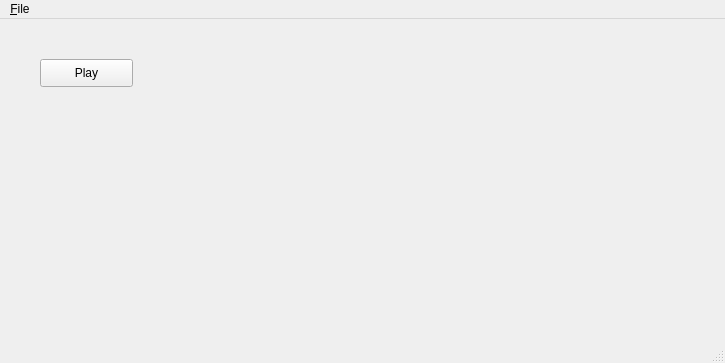
<?xml version="1.0" encoding="UTF-8"?>
<ui version="4.0">
 <class>MainWindow</class>
 <widget class="QMainWindow" name="MainWindow">
  <property name="geometry">
   <rect>
    <x>0</x>
    <y>0</y>
    <width>725</width>
    <height>363</height>
   </rect>
  </property>
  <property name="windowTitle">
   <string>MainWindow</string>
  </property>
  <widget class="QWidget" name="centralwidget">
   <widget class="QPushButton" name="play_button">
    <property name="geometry">
     <rect>
      <x>40</x>
      <y>40</y>
      <width>93</width>
      <height>28</height>
     </rect>
    </property>
    <property name="text">
     <string>Play</string>
    </property>
   </widget>
  </widget>
  <widget class="QMenuBar" name="menubar">
   <property name="geometry">
    <rect>
     <x>0</x>
     <y>0</y>
     <width>725</width>
     <height>26</height>
    </rect>
   </property>
   <widget class="QMenu" name="menuFile">
    <property name="title">
     <string>&amp;File</string>
    </property>
    <addaction name="action_open"/>
    <addaction name="action_quit"/>
   </widget>
   <addaction name="menuFile"/>
  </widget>
  <widget class="QStatusBar" name="statusbar"/>
  <action name="action_open">
   <property name="text">
    <string>&amp;Open</string>
   </property>
  </action>
  <action name="action_quit">
   <property name="text">
    <string>&amp;Quit</string>
   </property>
  </action>
 </widget>
 <resources/>
 <connections/>
</ui>
